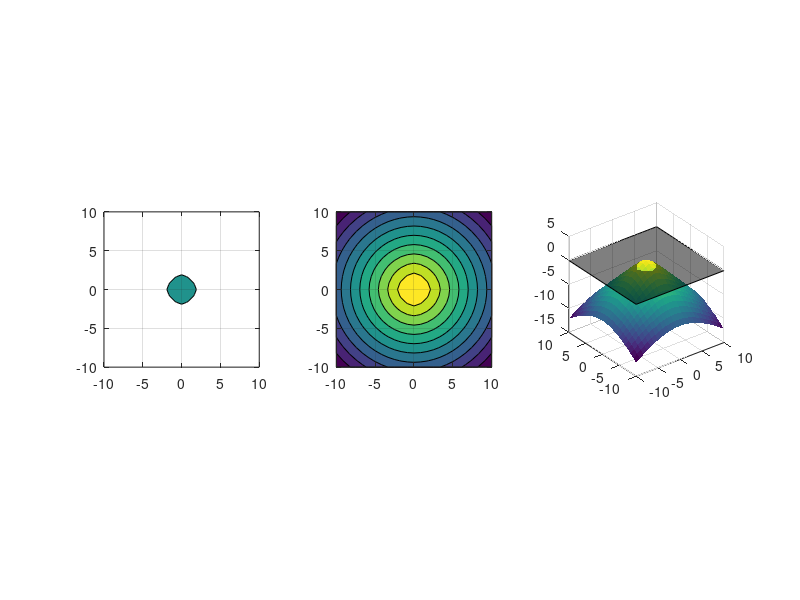

This chart was generated by the following MATLAB code:
% TIME PARAMETERS ------------------------------------------------------ %
T = 1;         % Length of time
S = 25*T;      % Amount of time steps
t = T/(S - 1); % Time interval
% ---------------------------------------------------------------------- %
% DISCRETE GRID -------------------------------------------------------- %
a = -10;               % Start of domain 
b = 10;                % End of domain
n = S / T;               % Amount of points
x = linspace(a,b,n);   % Set of equally spaced points
h = x(2) - x(1);       % Difference between points
[X,Y] = meshgrid(x);   % Creates points to be used for    
% ---------------------------------------------------------------------- %
% CO-ORDINATES OF SHAPE ------------------------------------------------ %
P = zeros(n,n,S);
P(:,:,1) = ((X).^2 + (Y).^2).^(1/2) - 1; % Circle at (0,0) with r = 1
% ---------------------------------------------------------------------- %
% SPEED FUNCTION ------------------------------------------------------- %
F = 1;
% ---------------------------------------------------------------------- %
% LEVEL SET METHOD'S UPWIND SCHEME ------------------------------------- %
for i = 1:(S - 1)    
    % Forward and backward differences between x points
    xDiff = diff(P(:,:,i))/h;
    xBackD = xDiff([1 1:end], :);
    xForwD = xDiff([1:end end], :);
    % Forward and backward differences between y points
    yDiff = diff(P(:,:,i)')'/h;
    yBackD = yDiff(:, [1 1:end]);
    yForwD = yDiff(:, [1:end end]); 
    % Select the appropriate finite difference method (upwind scheme)
    gradPos = (max(xBackD,0).^2 + min(xForwD,0).^2 + ...
               max(yBackD,0).^2 + min(yForwD,0).^2).^(1/2);
    gradNeg = (min(xBackD,0).^2 + max(xForwD,0).^2 + ...
               min(yBackD,0).^2 + max(yForwD,0).^2).^(1/2);           
    % Update points using the level set equation
    P(:,:,i+1) = P(:,:,i) - t*(max(F,0)*gradPos + min(F,0)*gradNeg);
end
% ---------------------------------------------------------------------- %
% GRAPH PLOTTING ------------------------------------------------------- %
figure('units','normalized','outerposition',[0 0 1 1]) % Full screen plot
for i = 1:S
    subplot(1,3,1) % 1st plot tracks shape's topology
    contourf(x,x,-(P(:,:,i)),[0 0],'k-')
    axis([a b a b])
    pbaspect([1 1 1])
    grid on
    subplot(1,3,2) % 2nd plot tracks contours of the shape
    contourf(x,x,-(P(:,:,i)))
    axis([a b a b])
    pbaspect([1 1 1])
    grid on
    subplot(1,3,3) % 3rd plot tracks shape's growth against time
    surf(x, x, -(P(:,:,i)), 'EdgeAlpha', 0.2)
    pbaspect([1 1 1])
    grid on
    hold on
    patch([a b b a],[a a b b],[0 0 0 0],'k','FaceAlpha',0.5)
    hold off
    drawnow
end
% ---------------------------------------------------------------------- %